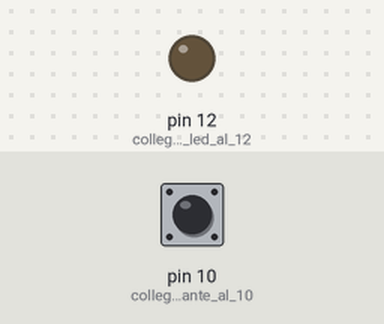
A sketch run on a simulated Arduino Uno, built with avr-gcc and run on an emulated ATmega328P. Parts: output pins drawn as LEDs (lit = HIGH). The inputs (shaded band) are chosen by the test bench; at power-on: pin 10 (collego_il_pulsante_al_10) LOW. Pins used as bus, display or sensor lines are not drawn.

Above: at 1.2 s.
1.3 s: pin 10 (collego_il_pulsante_al_10) pulled HIGH for 3.2 s
At 5.3 s:
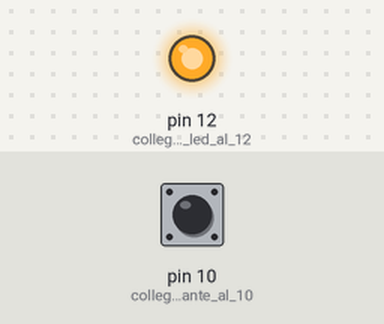
6.0 s: pin 10 (collego_il_pulsante_al_10) pulled HIGH for 0.15 s
At 6.6 s:
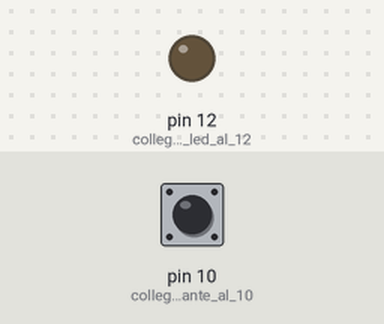
Timing chart, 0 to 9.0 s (numbered marks = the images above; inputs shaded):
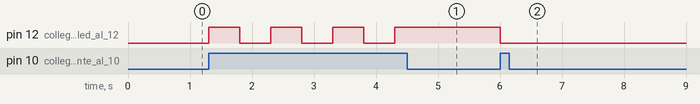

The sketch:

Autoritenuta_pulsante.ino
```cpp
//ESEMPIO AUTORITENUTA
//---Pizzo Tiziano programmer---

int pulsante; //imposto la variabile del pulsante
int memoria=0; // imposto il valore iniziale della variabile di memoria

void setup() {
  pinMode(12,OUTPUT); //collego un led al 12
  pinMode(11,OUTPUT); //collego l'altro led all'11
  pinMode(10,INPUT); // collego il pulsante al 10
}
//il pulsante lo devo collegare con una resistenza di pull down da 10kohm

void loop() {
  pulsante=digitalRead(10);
  if ((pulsante==HIGH) and (memoria==0)) {
    digitalWrite(12,HIGH);
    digitalWrite(11,LOW);
    memoria=1;
    delay(500);
  }
  else if ((pulsante==HIGH) and (memoria==1)) {
    digitalWrite(12,LOW);
    digitalWrite(11,HIGH);
    memoria=0;
    delay(500);
  }
}
```

Measured:
- after the input at 1.3 s, pin 12 (collego_un_led_al_12): alternates HIGH for 0.50 s and LOW for 0.50 s, 7 changes in all, then stays HIGH, starting at once
- after the input at 6.0 s, pin 12 (collego_un_led_al_12): HIGH → LOW at once
